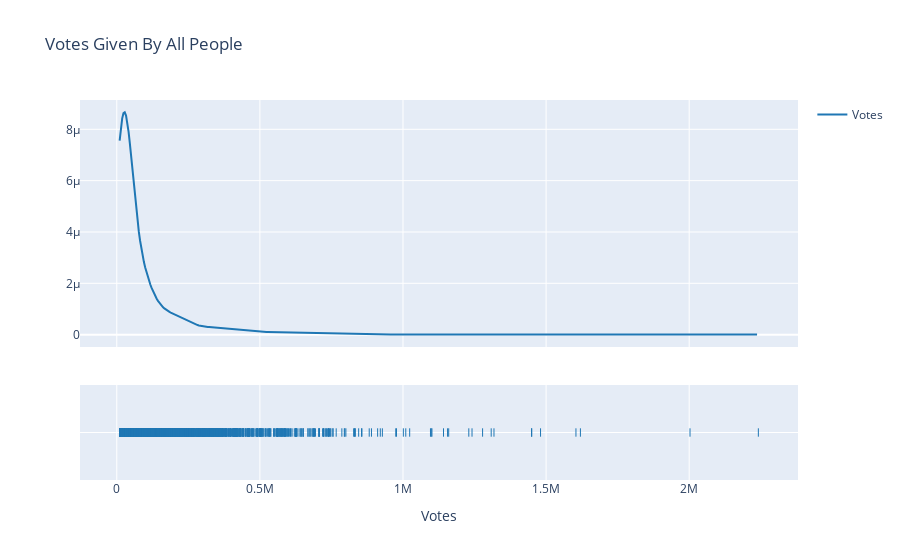

Notebook code for this chart:
### Markdown cell above
The data is scattered here and there and has a significant difference.

### Code cell
# Checking Its Normal Distribution
fig = ff.create_distplot([votes], ["Votes"], show_hist=False)
fig.layout.update({
    "title": "Votes Given By All People",
    "xaxis": {"title": "Votes"}
})
fig.show()

### Figure 1 — Plotly figure (JSON) as saved in the notebook; plotly's stock layout.template omitted (floating-point values rounded to 4 significant figures; data arrays with more than 128 entries replaced by an {"elided": "..."} marker saying what was removed)
{"data": [{"legendgroup": "Votes", "marker": {"color": "rgb(31, 119, 180)"}, "mode": "lines", "name": "Votes", "showlegend": true, "type": "scatter", "x": {"elided": "500 float values"}, "xaxis": "x", "y": {"elided": "500 float values"}, "yaxis": "y"}, {"legendgroup": "Votes", "marker": {"color": "rgb(31, 119, 180)", "symbol": "line-ns-open"}, "mode": "markers", "name": "Votes", "showlegend": false, "type": "scatter", "x": {"elided": "5487 int values"}, "xaxis": "x", "y": {"elided": "5487 str values"}, "yaxis": "y2"}], "layout": {"barmode": "overlay", "hovermode": "closest", "legend": {"traceorder": "reversed"}, "title": {"text": "Votes Given By All People"}, "xaxis": {"anchor": "y2", "domain": [0, 1], "title": {"text": "Votes"}, "zeroline": false}, "yaxis": {"anchor": "free", "domain": [0.35, 1], "position": 0}, "yaxis2": {"anchor": "x", "domain": [0, 0.25], "dtick": 1, "showticklabels": false}}}
